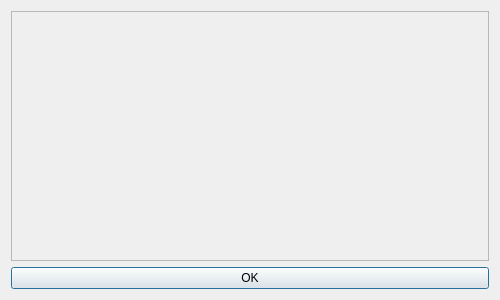
<?xml version="1.0" encoding="UTF-8"?>
<ui version="4.0">
 <class>Dialog</class>
 <widget class="QDialog" name="Dialog">
  <property name="geometry">
   <rect>
    <x>0</x>
    <y>0</y>
    <width>500</width>
    <height>300</height>
   </rect>
  </property>
  <property name="minimumSize">
   <size>
    <width>500</width>
    <height>300</height>
   </size>
  </property>
  <property name="maximumSize">
   <size>
    <width>500</width>
    <height>300</height>
   </size>
  </property>
  <property name="windowTitle">
   <string>Dialog</string>
  </property>
  <layout class="QGridLayout" name="gridLayout">
   <item row="0" column="0">
    <widget class="QFrame" name="aboutFrame">
     <property name="frameShape">
      <enum>QFrame::StyledPanel</enum>
     </property>
     <property name="frameShadow">
      <enum>QFrame::Raised</enum>
     </property>
    </widget>
   </item>
   <item row="1" column="0">
    <widget class="QPushButton" name="okButton">
     <property name="text">
      <string>OK</string>
     </property>
    </widget>
   </item>
  </layout>
 </widget>
 <resources/>
 <connections/>
</ui>
